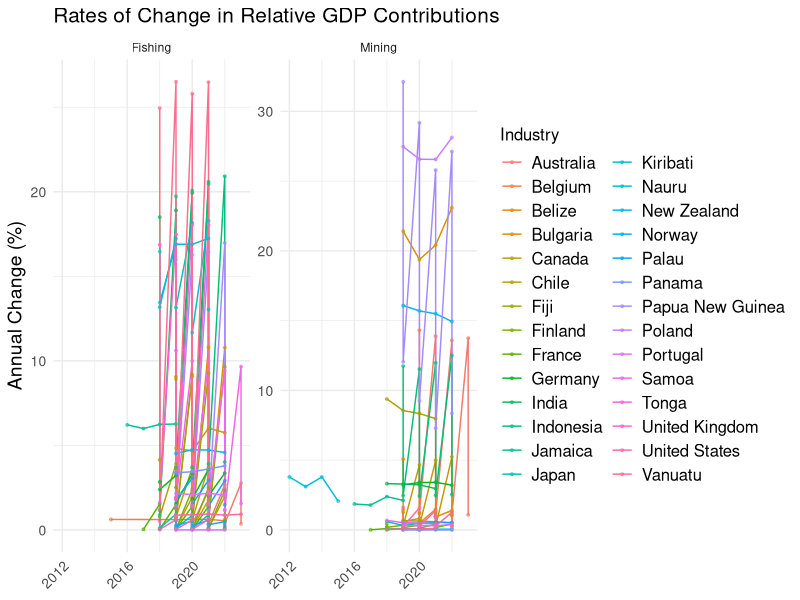
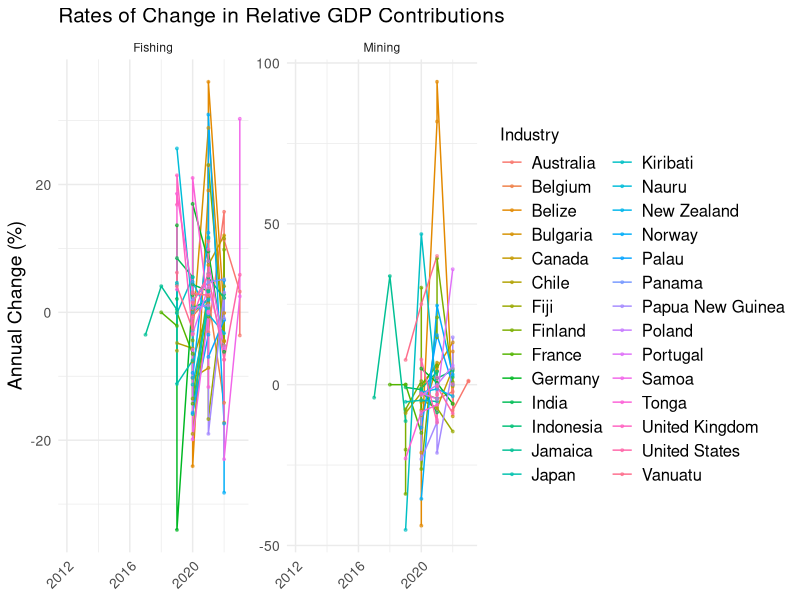
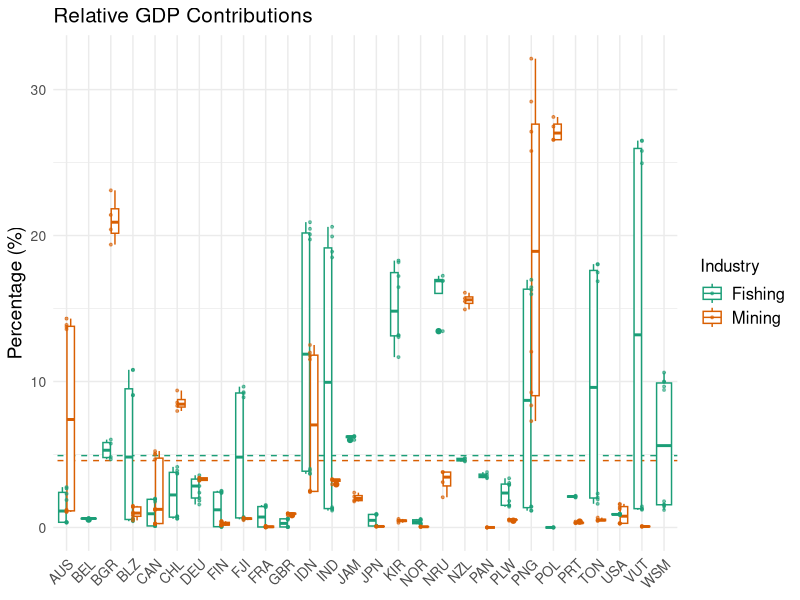
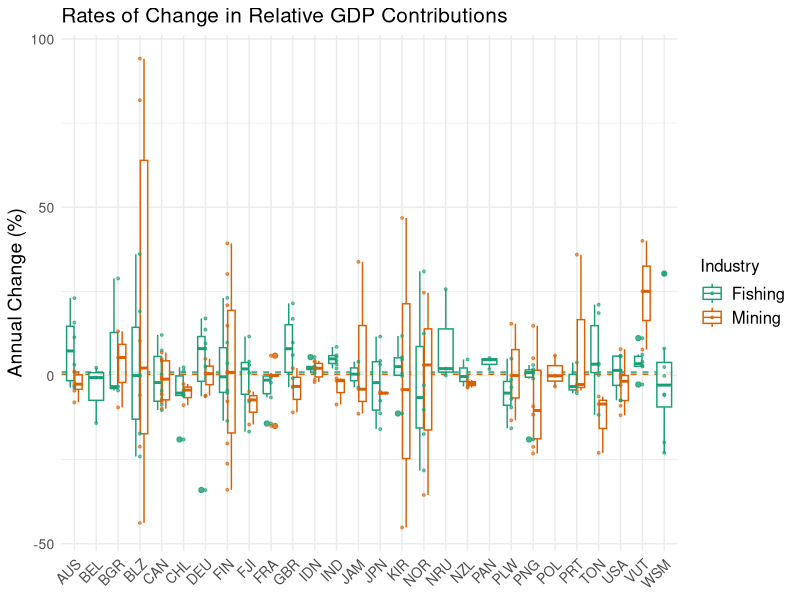

These charts were generated, in order, by the following R code: (Note: this script raises an error after producing the figures.)
## make gdp plots: annual growth rates ##

#### [0] prep ####
library(tidyverse)
library(RColorBrewer)

## load data
df_gdp_calcs_og <- read.csv("output/df_gdp_calcs.csv")

#### [1] prep data ####
df_gdp_calcs <- filter(df_gdp_calcs_og, ## pick aggregate level and gdp type
                       Metric_type == "Constant")
df_gdp_calcs_1 <- filter(df_gdp_calcs,Aggregate_level==1)

# union(setdiff(a,b), setdiff(b,a)) # check which countires aren't in both


#### [2] plots ####

#### 2.1 :) timeseries of GDP and changes ####
## gdp contributions
ggplot(df_gdp_calcs,
       aes(x = Year, y = GDP_perc_norm,
           color=Country)) +
  geom_line()+
  geom_point(size=.7,alpha=0.6)+
  facet_wrap(~Industry_simple,scales="free_y")+
  labs(title = paste0("Rates of Change in Relative GDP Contributions"),
       x = NULL,
       y = "Annual Change (%)",
       color="Industry") +
  theme_minimal() +
  theme(axis.text.x = element_text(angle = 45, hjust = 1,size=10),
        axis.text.y = element_text(size=10),
        axis.title = element_text(size=14),
        legend.text = element_text(size=12),
        legend.title = element_text(size=12),
        plot.title = element_text(size=15))

## relative change rates
ggplot(df_gdp_calcs,
       aes(x = Year, y = GDP_change_relative,
           color=Country)) +
  geom_line()+
  geom_point(size=.7,alpha=0.6)+
  facet_wrap(~Industry_simple,scales="free_y")+
  labs(title = paste0("Rates of Change in Relative GDP Contributions"),
       x = NULL,
       y = "Annual Change (%)",
       color="Industry") +
  theme_minimal() +
  theme(axis.text.x = element_text(angle = 45, hjust = 1,size=10),
        axis.text.y = element_text(size=10),
        axis.title = element_text(size=14),
        legend.text = element_text(size=12),
        legend.title = element_text(size=12),
        plot.title = element_text(size=15))



#### 2.2 :) boxplots of GDP and changes ####
##
ggplot(df_gdp_calcs,
       aes(x = Country_iso, y = GDP_perc_norm,color=Industry_simple)) +
  geom_abline(slope = 0, intercept = mean(df_gdp_calcs$GDP_perc_norm[df_gdp_calcs$Industry_simple == "Fishing"], na.rm = TRUE),
              color = brewer.pal(5,"Dark2")[1], linetype = "dashed") + 
  geom_abline(slope = 0, intercept = mean(df_gdp_calcs$GDP_perc_norm[df_gdp_calcs$Industry_simple == "Mining"], na.rm = TRUE),
              color = brewer.pal(5,"Dark2")[2], linetype = "dashed") + 
  geom_boxplot()+
  geom_point(size=.7,alpha=0.6)+
  # facet_wrap(~Industry_simple, scales = "free_y") +
  labs(title = paste0("Relative GDP Contributions"),
       x = NULL,
       y = "Percentage (%)",
       color="Industry") +
  scale_color_brewer(palette="Dark2")+
  theme_minimal() +
  theme(axis.text.x = element_text(angle = 45, hjust = 1,size=10),
        axis.text.y = element_text(size=10),
        axis.title = element_text(size=14),
        legend.text = element_text(size=12),
        legend.title = element_text(size=12),
        plot.title = element_text(size=15))


## relative change rates
ggplot(df_gdp_calcs,
       aes(x = Country_iso, y = GDP_change_relative,color=Industry_simple)) +
  geom_abline(slope = 0, intercept = mean(df_gdp_calcs$GDP_change_relative[df_gdp_calcs$Industry_simple == "Fishing"], na.rm = TRUE),
              color = brewer.pal(5,"Dark2")[1], linetype = "dashed") + 
  geom_abline(slope = 0, intercept = mean(df_gdp_calcs$GDP_change_relative[df_gdp_calcs$Industry_simple == "Mining"], na.rm = TRUE),
              color = brewer.pal(5,"Dark2")[2], linetype = "dashed") + 
  geom_boxplot(alpha=0.8)+
  geom_point(size=.7,alpha=0.6)+
  scale_color_brewer(palette="Dark2")+
  # facet_wrap(~Industry_simple,scales="free_y")+
  labs(title = paste0("Rates of Change in Relative GDP Contributions"),
       x = NULL,
       y = "Annual Change (%)",
       color="Industry") +
  theme_minimal() +
  theme(axis.text.x = element_text(angle = 45, hjust = 1,size=10),
        axis.text.y = element_text(size=10),
        axis.title = element_text(size=14),
        legend.text = element_text(size=12),
        legend.title = element_text(size=12),
        plot.title = element_text(size=15))


#### 2.3 :) stacked bar chart GDP contributions - aggregate ####
# prep data - remove any annual timeseries variables
gdp_contr <- group_by(df_gdp_calcs,Country) %>% 
  mutate(both_rel_mean=sum(unique(GDP_perc_norm_mean))) %>% ungroup() %>%
  group_by(Country,Industry_simple,Aggregate_level) %>%
  mutate(industry_total_gva=sum(GVA_total)) %>% ungroup() %>%
  select(-c("Industry","Year","GVA_total","Base_year","GDP_change_abs_mean","GDP_change_rel_mean", "Effective_year_GDP","GDP_annual","GDP_perc_norm","GDP_change_absolute","GDP_change_relative")) %>%
  distinct() %>%
  arrange(desc(both_rel_mean)) %>%
  mutate(across(where(is.character), ~factor(., levels = unique(.)))) %>%
  group_by(Country, Industry_simple) %>%
  mutate(percent_weight = industry_total_gva / sum(industry_total_gva[Aggregate_level == 1])) %>% ungroup() %>%
  mutate(agg1_yn = ifelse(Aggregate_level==1,as.character(1),as.character(0)))
# write.csv(gdp_contr,"output/gdp_contr.csv",row.names = FALSE)


gva_level1 <- gdp_contr %>%
  filter(Aggregate_level == 1) %>%
  select(Country, Industry_simple, GVA_total_allyears) %>%
  rename(GVA_level1 = GVA_total_allyears)
data_merged <- gdp_contr %>%
  left_join(gva_level1, by = c("Country", "Industry_simple")) %>%
  mutate(Proportion = case_when(
    Aggregate_level == 1 ~ 1,
    TRUE ~ GVA_total_allyears / GVA_level1
  ))

# Assuming 'data_merged' is already your working dataset
# We need to adjust the data for plotting. Aggregate levels will be adjusted to plot on top of level 1
data_for_plot <- data_merged %>%
  group_by(Country, Industry_simple) %>%
  mutate(percent_weight = Weight / sum(Weight) * 100)

# Plotting
# cols <- brewer.pal(4,"Set2")
p <- ggplot(gdp_contr, 
            aes(x = Country_short, y = percent_weight, 
                fill = interaction(agg1_yn,Industry_simple))) +
  facet_wrap(~Industry_simple)+
  geom_bar(stat = "identity", position = "fill") +
  labs(title = "National Importance of Various Sectors",
       subtitle = "Percent contribution to real GDP, proportionally adjusted by GVA",
       x = NULL,
       y = "% of GDP",
       fill = "Industry and Level") +
  scale_fill_brewer(palette = rev("Set2")) +
  theme_minimal() +
  theme(axis.text.x = element_text(angle = 45, hjust = 1, size = 10),
        axis.text.y = element_text(size = 10),
        axis.title = element_text(size = 14),
        legend.text = element_text(size = 12),
        legend.title = element_text(size = 12),
        plot.title = element_text(size = 15),
        legend.position = "bottom",
        legend.background = element_rect(fill="white", size=0.2))
plot(p)

# percentage (%)
p<-ggplot(gdp_contr %>% filter(Aggregate_level==1), 
          aes(x = Country_short, y = GDP_perc_norm_mean, 
                      fill=Industry_simple)) +
  geom_bar(stat = "identity") +
  labs(title = "National Importance of Fishing and Mining Sectors",
       subtitle = paste0("Percent contribution to real GDP"),
       x = NULL,
       y = "%",
       fill = "Industry") +
  scale_fill_brewer(palette = "Set2") + 
  # scale_y_continuous(limits = c(0,50),expand=c(0,0))+
  theme_minimal() +
  theme(axis.text.x = element_text(angle = 45, hjust = 1,size=10),
        axis.text.y = element_text(size=10),
        axis.title = element_text(size=14),
        legend.text = element_text(size=12),
        legend.title = element_text(size=12),
        plot.title = element_text(size=15),
        legend.position = c(.85,.85), legend.background = element_rect(fill="white",size=0.2))
plot(p)
# ggsave(paste0("output/plot_barchart_percgdp_",gdp_type, ".jpg"))

p + geom_bar_pattern(data = subset(gdp_contr, Aggregate_level %in% c(2)),
                     aes(x = Country_short, y = GDP_perc_norm_mean, fill = Industry_simple),
                     stat = "identity", position = "stack",
                     pattern = "stripe", pattern_angle = 45,
                     pattern_density = .4, pattern_spacing = 0.1,
                     pattern_color = "black", alpha = 0.5)


#### 2.3 :) stacked bar chart GDP contributions - individual ####
# individual sectors
gdp_contr_fish <- filter(gdp_contr,Industry_simple=="Fishing") %>%
  arrange(desc(GDP_perc_norm_mean)) %>%   mutate(Country = factor(Country, levels = unique(Country)))
fish_range<- range(gdp_contr_fish$GDP_perc_norm_mean)
gdp_contr_mine <- filter(gdp_contr,Industry_simple=="Mining") %>%
  arrange(desc(GDP_perc_norm_mean)) %>%   mutate(Country = factor(Country, levels = unique(Country)))
mine_range<- range(gdp_contr_mine$GDP_perc_norm_mean)

p_fish <- ggplot(subset(gdp_contr_fish,Aggregate_level==1), 
                 aes(x = reorder(Country_iso, -GDP_perc_norm_mean), y = GDP_perc_norm_mean, fill = Industry_simple)) +
  geom_bar(stat = "identity", show.legend = FALSE,fill=brewer.pal(8, "Set2")[1]) +
  labs(title = paste0(unique(gdp_contr_fish$Industry_simple)),
       x = NULL,y = "% GDP") +
  scale_y_continuous(limits = c(floor(fish_range[1] / 5) * 5,ceiling(fish_range[2] / 5) * 5),expand=c(0,0))+
  theme_minimal() +
  theme(axis.text.x = element_text(angle = 45, hjust = 1, size = 7),
        axis.text.y = element_text(size = 10),
        axis.title = element_text(size = 12),
        legend.text = element_text(size = 12),
        legend.title = element_text(size = 12),
        plot.title = element_text(size = 12),
        strip.text = element_text(size = 12, face = "bold"))
p_fish
p_mine <- ggplot(gdp_contr_mine, aes(x = reorder(Country_iso, -GDP_perc_norm_mean), y = GDP_perc_norm_mean, fill = Industry_simple)) +
  geom_bar(stat = "identity",position="stack", show.legend = FALSE,fill=brewer.pal(8, "Set2")[2]) +
  facet_wrap(~Aggregate_level, scales = "free_x") + # Separate plots for each Aggregate_level
  labs(title = paste0(unique(gdp_contr_mine$Industry_simple)),
       x = NULL, y = NULL) +
  scale_y_continuous(limits = c(floor(mine_range[1] / 5) * 5,ceiling(mine_range[2] / 5) * 5),expand=c(0,0))+
  theme_minimal() +
  theme(axis.text.x = element_text(angle = 45, hjust = 1, size = 7),
        axis.text.y = element_text(size = 10),
        axis.title = element_text(size = 12),
        legend.text = element_text(size = 12),
        legend.title = element_text(size = 12),
        plot.title = element_text(size = 12),
        strip.text = element_text(size = 12, face = "bold"))

cowplot::plot_grid(p_fish,p_mine) # combine em


p_fish + geom_bar_pattern(data = subset(gdp_contr_fish, Aggregate_level %in% c(4)),
                     aes(x = Country_short, y = GDP_perc_norm_mean, fill = Industry_simple),
                     stat = "identity", position = "stack",
                     pattern = "stripe", pattern_angle = 45,
                     pattern_density = .4, pattern_spacing = 0.1,
                     pattern_color = "black", alpha = 0.5)





#### 2.4 :) scatterplots fishing vs. mining contributions ####
# df <- select(df_gdp_calcs,Country,Industry_simple,GDP_perc_norm_mean,GDP_change_rel_mean)
# df2 <- df %>% group_by(GDP_perc_norm_mean,GDP_change_rel_mean) %>% summarise()
fishing_data <- filter(df_gdp_calcs, Industry_simple == "Fishing") %>%
  rename(Fishing_Contribution = GDP_perc_norm_mean,
         Fishing_Rel = GDP_change_rel_mean) 
mining_data <- filter(df_gdp_calcs, Industry_simple == "Mining") %>%
  rename(Mining_Contribution = GDP_perc_norm_mean,
         Mining_Rel = GDP_change_rel_mean) 

# Perform the left join, grab relevant columns, omit na's
combined_data <- full_join(fishing_data, mining_data, by = c("Country","Year")) %>%
  select(Country, Country_iso.y,Fishing_Contribution, Mining_Contribution, Fishing_Rel, Mining_Rel) %>%
  distinct() %>% rename(Country_iso=Country_iso.y) %>%
  filter(rowSums(is.na(.)) == 0)

# run clustering (4_makeclusters.R) to add membership
data_scaled_contr <- scale(combined_data[,c("Fishing_Contribution","Mining_Contribution")])
set.seed(123)  # Setting a random seed for reproducibility
k <- 4
kmeans_result_contr <- kmeans(data_scaled_contr, centers = k, nstart = 25)
# add cluster assignments
combined_data$cluster_contr <- as.factor(kmeans_result_contr$cluster)

## plot ##
# establish ranges for axes
# m_range <- range(combined_data$Mining_Rel)
# f_range <- range(combined_data$Fishing_Rel)

# plot mean gdp %
scat_gdp_mean <- ggplot(data = combined_data, 
                        aes(x = Fishing_Contribution, y = Mining_Contribution,
                            color=cluster_contr)) + # for kmeans clusering
  geom_abline(slope = 1, intercept = 0, color = "lightgrey", linetype = "dashed") + # Add a line with slope of 1
  geom_point() +
  geom_text(aes(label = Country_iso), size=4,
            nudge_x = 0, nudge_y = .8, check_overlap = FALSE) + # Add labels
  scale_x_continuous(limits = c(0,30),labels=c(seq(0,30,5)),breaks=c(seq(0,30,5)))+
  scale_y_continuous(limits = c(0,30),labels=c(seq(0,30,5)),breaks=c(seq(0,30,5)))+
  scale_color_brewer(palette = "Dark2") + 
  theme_minimal() + 
  theme(legend.position="none",
        axis.text = element_text(size=10),
        axis.title = element_text(size=14),
        plot.title = element_text(size=15)) +
  labs(x = "Fishing", y = "Mining",title="Contribution to GDP (%)",
       subtitle=paste0(k," k-means clusters"))
plot(scat_gdp_mean)
# ggsave(paste0("output/scatter_gdp_",gdp_type,".jpg"))

## plot mean relative growth
data_scaled_rel <- scale(combined_data[,c("Fishing_Rel","Mining_Rel")])
set.seed(123)  # Setting a random seed for reproducibility
k <- 4
kmeans_result_rel <- kmeans(data_scaled_rel, centers = k, nstart = 25)
# add cluster assignments
combined_data$cluster_rel <- as.factor(kmeans_result_rel$cluster)


scat_gdp_rel <- ggplot(data = combined_data, 
                       aes(x = Fishing_Rel, y = Mining_Rel,
                           color=cluster_rel)) +
  geom_hline(yintercept=0, color = "gray60") + 
  geom_vline(xintercept=0, color = "gray60") + 
  geom_point() + 
  geom_text(aes(label = Country_iso), size=4,
            nudge_x = 0, nudge_y = 2, check_overlap = FALSE) + # Add labels
  scale_x_continuous(limits = c(-15,20),labels=c(seq(-15,20,5)),breaks=c(seq(-15,20,5)))+
  scale_y_continuous(limits = c(-15,75),labels=c(seq(-15,75,15)),breaks=c(seq(-15,75,15)))+
  scale_color_brewer(palette = "Dark2") + 
  theme_minimal() + 
  theme(legend.position="none",
        axis.text = element_text(size=10),
        axis.title = element_text(size=14),
        plot.title = element_text(size=15)) +
  labs(x = "Fishing", y = "Mining",title="Average Annual Relative GDP Change (%)",
       subtitle=paste0(k," k-means clusters"))
plot(scat_gdp_rel)
# ggsave(paste0("output/scatter_relchange_",gdp_type,".jpg"))



#### :) 2.5 facet_wrap data completion by aggregate level ####
ggplot(gdp_contr, 
       aes(x = Country_short, y = GDP_perc_norm_mean,fill=Industry_simple),
       show.legend=FALSE) +
  geom_bar(stat = "identity",position="stack")+
  scale_fill_brewer(palette = "Dark2") + 
  labs(title = "Data availability: aggregate levels",
       x = NULL, y = "% GDP",
       fill = "Industry") +
  theme_minimal() +
  theme(axis.text.x = element_text(angle = 45, hjust = 1),
        legend.position = c(0.85,0.3)) +
  facet_wrap(~Aggregate_level, scales = "free")  # Separate plots for each Aggregate_level
# ggsave("output/barchart_aggregates.jpg")  



#### percent GDP contributions ####
# Group by Industry_simple and Country, summarize to find maximum GDP_perc_norm for each country
top_countries_GDP_perc_norm <- df_gdp_calcs %>%
  group_by(Industry_simple, Country) %>%
  summarise(max_GDP_perc_norm = max(GDP_perc_norm)) %>%
  arrange(desc(max_GDP_perc_norm)) %>%
  top_n(5)

# Filter the original dataset to include only the top countries
df_top_GDP_perc_norm <- df_gdp_calcs %>%
  filter(Country %in% top_countries_GDP_perc_norm$Country &
           Industry_simple %in% top_countries_GDP_perc_norm$Industry_simple)

## plots
# top 5
top5_perc_gdp <- ggplot(df_top_GDP_perc_norm, aes(x = Year, y = GDP_perc_norm, color = Country)) +
  geom_line() + geom_point()+
  facet_wrap(~Industry_simple, scales = "free_y") +
  labs(title = "Top 5 Countries with Highest Percent GDP Contribution",
       subtitle = paste(df_gdp_calcs$Metric_type, "GDP"),
       x = "Year",
       y = "Percent GDP")
plot(top5_perc_gdp)
# ggsave("output/plot_top5_percgdp.jpg")

# all countries
all_perc_gdp <- ggplot(df_gdp_calcs, aes(x = Year, y = GDP_perc_norm, color = Country)) +
  geom_line() + geom_point()+
  facet_wrap(~Industry_simple, scales = "free_y") +
  labs(title = "All Countries Percent GDP Contribution",
       subtitle = paste(df_gdp_calcs$Metric_type, "GDP"),
       x = "Year",
       y = "Percent GDP")
plot(all_perc_gdp)

#### plot relative rate of GDP change ####
## relative GDP contributions
# Group by Industry_simple and Country, summarize to find maximum GDP_perc_norm for each country
top_countries_GDP_change_relative <- df_gdp_calcs %>%
  group_by(Industry_simple, Country) %>%
  summarise(max_GDP_change_relative = max(GDP_change_relative,na.rm=TRUE)) %>%
  arrange(desc(max_GDP_change_relative)) %>%
  top_n(5)

# Filter the original dataset to include only the top countries
df_top_GDP_change_relative <- df_gdp_calcs %>%
  filter(Country %in% top_countries_GDP_change_relative$Country &
           Industry_simple %in% top_countries_GDP_change_relative$Industry_simple)






